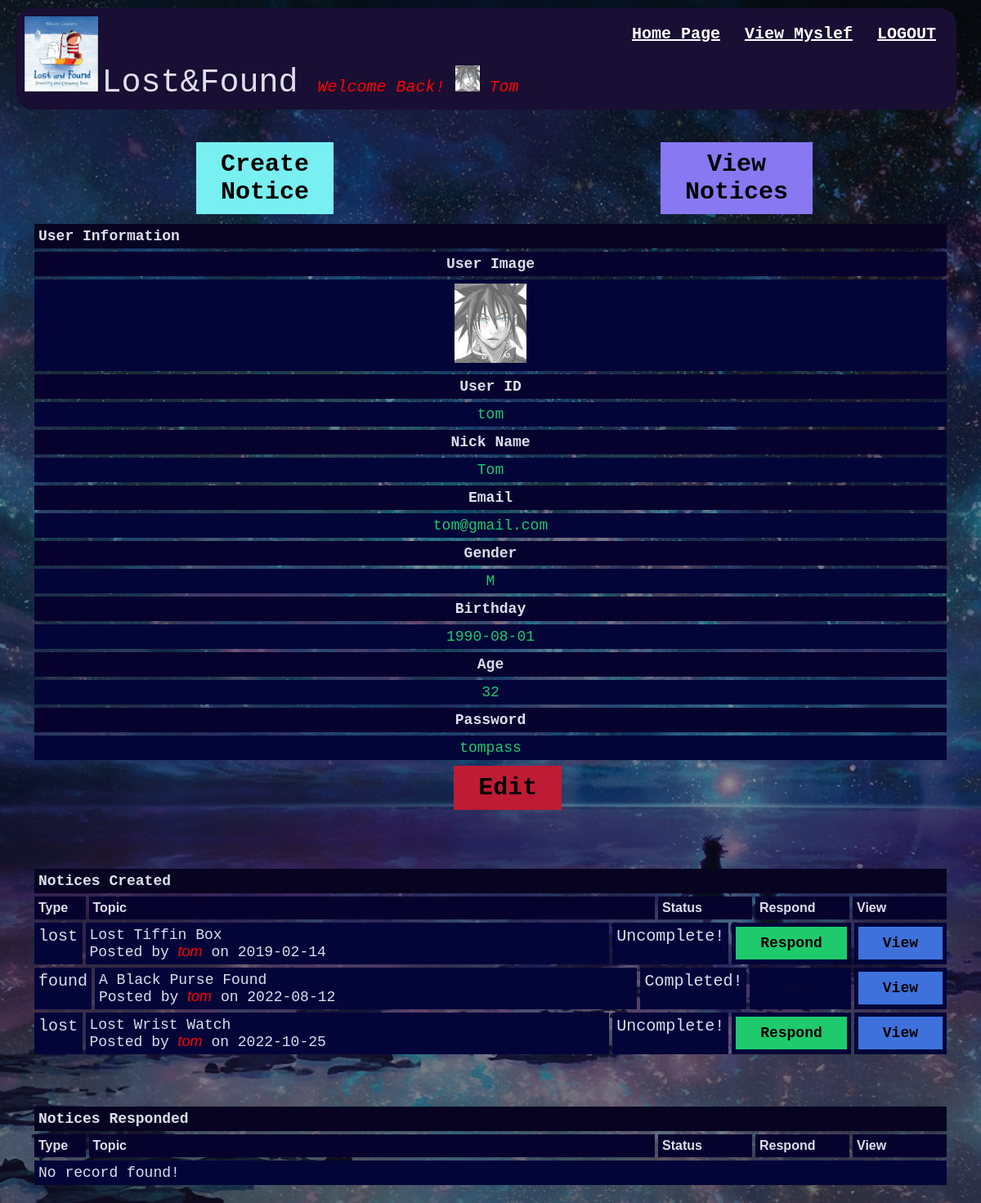
/projectrv/ViewMyNotice.php?id=tom (signed in), run on the app's committed database.
### tables this page shows
CREATE TABLE `userdata` (
  `ID` varchar(64) NOT NULL,
  `nickname` varchar(64) NOT NULL,
  `email` varchar(64) NOT NULL,
  `gender` char(1) NOT NULL,
  `birthday` date NOT NULL,
  `password` varchar(64) NOT NULL,
  `noticenum` int(11) NOT NULL,
  `respondnum` int(11) NOT NULL,
  `images` varchar(1000) NOT NULL,
  `age` int(11) NOT NULL
);

CREATE TABLE `notice` (
  `notice_id` varchar(256) NOT NULL,
  `creatorID` varchar(9999) NOT NULL,
  `topic` varchar(9999) NOT NULL,
  `type` varchar(9999) NOT NULL,
  `date` date NOT NULL,
  `venue` varchar(9999) NOT NULL,
  `contact` mediumtext NOT NULL,
  `description` longtext NOT NULL,
  `completed` varchar(1) NOT NULL,
  `respond` mediumtext NOT NULL,
  `rdate` date DEFAULT NULL,
  `respondperson` varchar(999) NOT NULL,
  `noticeimage` mediumtext NOT NULL
);

### projectrv/ViewMyNotice.php (the view, shortened to what this page needs)
<!DOCTYPE html>
<?php
	$cookieid= $_COOKIE["ID"];
	include "mysql-connect.php";
						$connect = mysqli_connect($server, $user, $pw, $db);
							$userQuery = "SELECT * FROM userdata where ID = '$cookieid'";
							$result = mysqli_query($connect, $userQuery);
							if (mysqli_num_rows($result) == 0) {
								echo "No records were found with query $userQuery";
							}else {
								while ( $row = mysqli_fetch_assoc($result)){
									$usericon = $row['images'] ;
									$id = $row['ID'];
									$nickname = $row['nickname'];
									$email = $row['email'];
									$gender = $row['gender'];
									$birthday = $row['birthday'];
									$password = $row['password'];
									$age =  $row['age'];
								}
							}
?>
<html>
<head>
	<link rel="stylesheet" href="stylea.css">
</head>
<body>
<header>
        <div class="bar">
            <nav class="navigation">
                <ul class="nav-list">
                    <li class="nav-item">
					<?php
						echo "<a href ='logout.php'>" . "LOGOUT" ."</a>";
						echo "</li>";
						echo "<li class='nav-item'>";
							echo "<a href ='ViewMyNotice.php?id=$cookieid'>". "View Myslef" ."</a>";
						echo "</li>";
					?>
                    <li class="nav-item">
                        <a href ="homep.php">Home Page</a>
                    </li>
                    <a href="homep.php"><img class="bar-icon" src="sysicon.jpg"></a>
                    <div class="brand">
                        Lost&Found
						<?php
							include "mysql-connect.php";
							$connect = mysqli_connect($server, $user, $pw, $db);
							$get = $_COOKIE["ID"];
							$userQuery = "SELECT nickname, images FROM userdata where ID ='$get'";
							$result = mysqli_query($connect, $userQuery);
							if (mysqli_num_rows($result) == 0) {
								echo "No records were found with query $userQuery";
							}else {
								while ( $row = mysqli_fetch_assoc($result)){
									echo "<i id='welcome'>". "Welcome Back! " . "<img id='icon'src='images/".$row['images']."' >". "    ". $row['nickname'] . "</i>" ;
								}
							}
						?>
                    </div>
                </ul>
            </nav>
        </div>
    </header>
	<div class="container">
			<div class="btn-table">
				<div class="cbtn"><a href = "CreateNotice.php"><button id="cb">Create Notice</button></a></div>
				<div class="vabtn"><a href = "ViewNotice.php"><button id="vb">View Notices</button></a></div>
			</div>
			<div class="navigate">User Information</div>
            <div class="posts-table">
				<div class="table-head">
					<div class="name">User Image</div>
    			</div>
				<div class='table-row'>
					<div class='inf'><?php echo "<img class='uimg' src='images/". $usericon ."' >"; ?></div>
				</div>
                <div class="table-head">
					<div class="name">User ID</div>
    			</div>
				<div class='table-row'>
					<div class='inf'><?php echo $id; ?></div>
				</div>
				<div class="table-head">
					<div class="name">Nick Name</div>
    			</div>
				<div class='table-row'>
					<div class='inf'><?php echo $nickname; ?></div>
				</div>
				<div class="table-head">
					<div class="name">Email</div>
    			</div>
				<div class='table-row'>
					<div class='inf'><?php echo $email; ?></div>
				</div>
				<div class="table-head">
					<div class="name">Gender</div>
    			</div>
				<div class='table-row'>
					<div class='inf'><?php echo $gender; ?></div>
				</div>
				<div class="table-head">
					<div class="name">Birthday</div>
    			</div>
				<div class='table-row'>
					<div class='inf'><?php echo $birthday; ?></div>
				</div>
				<div class="table-head">
					<div class="name">Age</div>
    			</div>
				<div class='table-row'>
					<div class='inf'><?php echo $age; ?></div>
				</div>
				<div class="table-head">
					<div class="name">Password</div>
    			</div>
				<div class='table-row'>
					<div class='inf'><?php echo $password; ?></div>
				</div>
			</div>
			<div class="btn-table">
				<div class="ebtn"><a href = "edit.php"><button id="eb">Edit</button></a></div>
			</div>
		</div>
	<div class="container">
			<div class="navigate">Notices Created</div>
            <div class="posts-table">
                <div class="table-head">
					<div class="type">Type</div>
                    <div class="topic">Topic</div>
					<div class="status">Status</div>
                    <div class="respond">Respond</div>
                    <div class="view">View</div>
    			</div>
				<?php
					include "mysql-connect.php";
					$connect = mysqli_connect($server, $user, $pw, $db);
					if ($_GET["id"]){
						$cid =$_GET["id"];
						$userQuery = "SELECT * FROM notice where creatorID = '$cid' ORDER BY date ASC" ;
						$result = mysqli_query($connect, $userQuery);
						if (mysqli_num_rows($result) == 0) {
							echo "<div class='table-row'>";
								echo "<div class='topic'>";
									echo "No record found!";
								echo "</div>";
							echo "</div>";
						}else {
							while ( $row = mysqli_fetch_assoc($result)){
								$id= $row['notice_id'];
								echo "<div class='table-row'>";
									echo "<div class='type'>";
										echo $row['type'];
										echo "</div>";
								echo "<div class='topic'>";
								echo $row['topic'];
									echo "<br>";
									echo "Posted by " . "<i id='iw'>" .$row['creatorID'] . "</i>";
									echo " on " . $row['date'];
								echo "</div>";
								echo "<div class='status'>";
								if ($row['completed'] == "T")
								{
									echo "Completed!";
								}else
								{
									echo "Uncomplete!";
								}
								echo "</div>";
								if ($row['completed'] == "F")
								{
									echo "<div class='respond'>";
										echo "<a href ='Respond.php?id=$id'><button class='rbtn'>"."Respond"."</button></a>";
									echo "</div>";
								}else
								{
									echo "<div class='respond'>";
										echo "<a href ='Respond.php?id=$id'><button class='disrbtn' disabled>"."Respond"."</button></a>";
									echo "</div>";
								}
								echo "<div class='view'>";
									echo "<a href ='ViewNoticeD.php?id=$id'><button class='vbtn'>"."View"."</button></a>";
								echo "</div>";
							echo "</div>";
							}
						}
					}
				?>
			</div>
		</div>
			<div class="container">
			<div class="navigate">Notices Responded</div>
            <div class="posts-table">
                <div class="table-head">
					<div class="type">Type</div>
                    <div class="topic">Topic</div>
					<div class="status">Status</div>
                    <div class="respond">Respond</div>
                    <div class="view">View</div>
    			</div>
				<?php
					include "mysql-connect.php";
					$connect = mysqli_connect($server, $user, $pw, $db);
					if ($_GET["id"]){
						$cid =$_GET["id"];
						$userQuery = "SELECT * FROM notice where respondperson = '$cid' ORDER BY date ASC" ;
						$result = mysqli_query($connect, $userQuery);
						if (mysqli_num_rows($result) == 0) {
							echo "<div class='table-row'>";
								echo "<div class='topic'>";
									echo "No record found!";
								echo "</div>";
							echo "</div>";
						}
					}
				?>
			</div>
		</div>
</body>
</html>

### projectrv/stylea.css (style rules this page uses)
html { height : 100%; width : 100%; font-family: 'Titillium Web', sans-serif; background-image : linear-gradient(rgba(0,0,0,0.4),rgba(0,0,0,0.4)),url(bg.jpg); background-position: center; background-size : cover; color: #dedeec; }
* { margin :0; padding :0; font-family: sans-serif; }
.container { margin: 20px; padding: 20px; }
.bar { display: flex; align-items: center; }
.brand { font-size: 40px; display: inline-block; font-family:monospace; }
.bar-icon { display: inline-block; width:90px; height:auto; }
header { margin-inline: 20px; }
.navigation { background-color:#190e33; padding: 10px; width: 100%; display: inline-block; border-radius: 20px; max-height: 200px; margin-right:10px; margin-top:10px; }
.nav-list { list-style-type:none; overflow: hidden; }
.nav-item a { float: right; text-align: center; margin-inline: 5px; font-size: 20px; padding: 10px; color:#fff; font-family:monospace; font-weight: bold; }
.table-head { display: flex; }
.table-head div { padding: 5px; margin: 2px; background-color: #07012e; font-weight: bold; }
.table-head .type { flex: 5%; }
.table-head .name { flex: 5%; font-size: 18px; font-family: monospace; text-align: center; }
.table-head .status { flex: 10%; }
.table-head .topic { flex: 65%; }
.table-head .respond { flex: 10%; }
.table-head .view { flex: 10%; }
.table-row { display: flex; }
.table-row .type, .table-row .status, .table-row .topic, .table-row .respond, .table-row .view, .table-row .usernickname, .table-row .uemail, .table-row .nnum, .table-row .rnum , .table-row .uicon, .table-row .inf, .table-row .ar,.table-row .age { padding: 5px; margin: 2px; background-color: #030539; }
.table-row .type { flex: 5%; font-size: 20px; font-family: monospace; }
.table-row .status { flex: 10%; font-size: 20px; font-family: monospace; }
.table-row .topic { flex: 65%; font-family: monospace; font-size: 18px; }
.table-row .inf { flex: 65%; font-family: monospace; font-size: 18px; color: #1eca6c; text-align: center; }
.table-row .respond { flex: 10%; font-size: 30px; text-align: center; font-family: monospace; }
.table-row .view { flex: 10%; font-size: 30px; text-align: center; font-family: monospace; }
#welcome { font-size: 20px; font-family: monospace; color: red; }
#iw { color: red; }
.disrbtn { width: 100%; padding: 10px 30px; cursor: pointer; background-color: #030539; border:0; }
.rbtn { width: 100%; padding: 10px 30px; cursor: pointer; background-color: #1eca6c; border:0; font-family: monospace; font-size: 18px; font-weight: bold; }
.vbtn { width: 100%; padding: 10px 30px; cursor: pointer; background-color: #3f71dc; border:0; font-family: monospace; font-size: 18px; font-weight: bold; }
#icon { width:30px; height:auto; }
.btn-table { display: flex; }
.btn-table div { margin-left: 200px; margin-right: 200px; margin-bottom: 10px; background-color: #07012e; font-weight: bold; }
.btn-table .cbtn { flex: 50%; }
.btn-table .vabtn { flex: 50%; }
.btn-table .ebtn { margin-top: 5px; margin-left: 46%; }
#cb { width: 100%; padding: 10px 30px; cursor: pointer; background-color: #78eff1; border:0; font-family: monospace; font-size: 30px; font-weight: bold; }
#eb { width: 100%; padding: 10px 30px; cursor: pointer; background-color: #bf1b34; border:0; font-family: monospace; font-size: 30px; font-weight: bold; }
#vb { width: 100%; padding: 10px 30px; cursor: pointer; background-color: #8878f1; border:0; font-family: monospace; font-size: 30px; font-weight: bold; }
.navigate { display: flex; padding: 5px; margin: 2px; background-color: #070321; font-weight: bold; font-family: monospace; font-size: 18px; }
.uimg { max-width: 8%; max-height: auto; }
.table-row a { color:rgb(231, 214, 27); font-family:monospace; font-weight: bold; }

### data on the page
userdata: images (picture), nickname "Tom", ID "tom", email "tom@gmail.com", gender "M", birthday "1990-08-01", age "32", password "tompass"
notice: type "lost", topic "Lost Tiffin Box", creatorID "tom", date "2019-02-14", completed "Uncomplete!"
notice: type "found", topic "A Black Purse Found", creatorID "tom", date "2022-08-12", completed "Completed!"
notice: type "lost", topic "Lost Wrist Watch", creatorID "tom", date "2022-10-25", completed "Uncomplete!"
